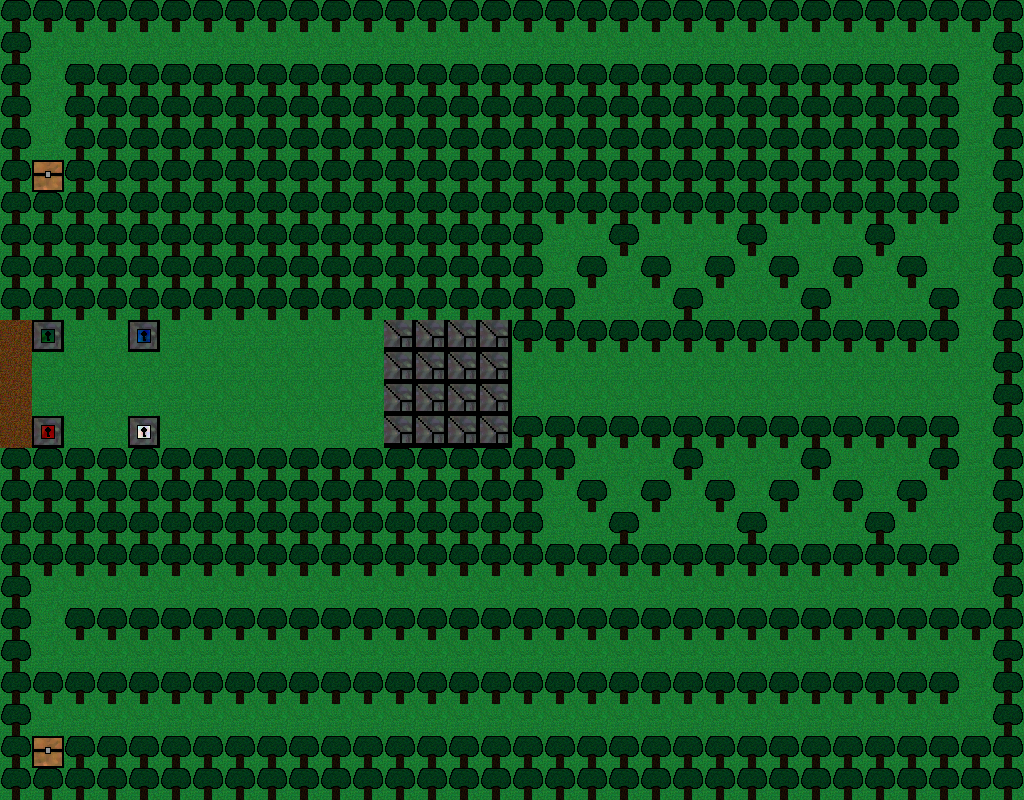

This game map was drawn from its Tiled (.tmx) file and the tilesets committed beside it. A one-line description and the trimmed map source follow:
An orthogonal 32x25 tile map with 32x32 px tiles, 1 tile layer (Tile Layer 1).

<map version="1.0" orientation="orthogonal" renderorder="right-down" width="32" height="25" tilewidth="32" tileheight="32" nextobjectid="1">
 <tileset firstgid="1" name="Tileset" tilewidth="32" tileheight="32" tilecount="100" columns="10">
  <image source="tileSet32.png" width="320" height="320" />
 </tileset>
 <layer name="Tile Layer 1" width="32" height="25">
  <data>[800 cells, 800 non-empty, 10 distinct tile ids]</data>
 </layer>
</map>
